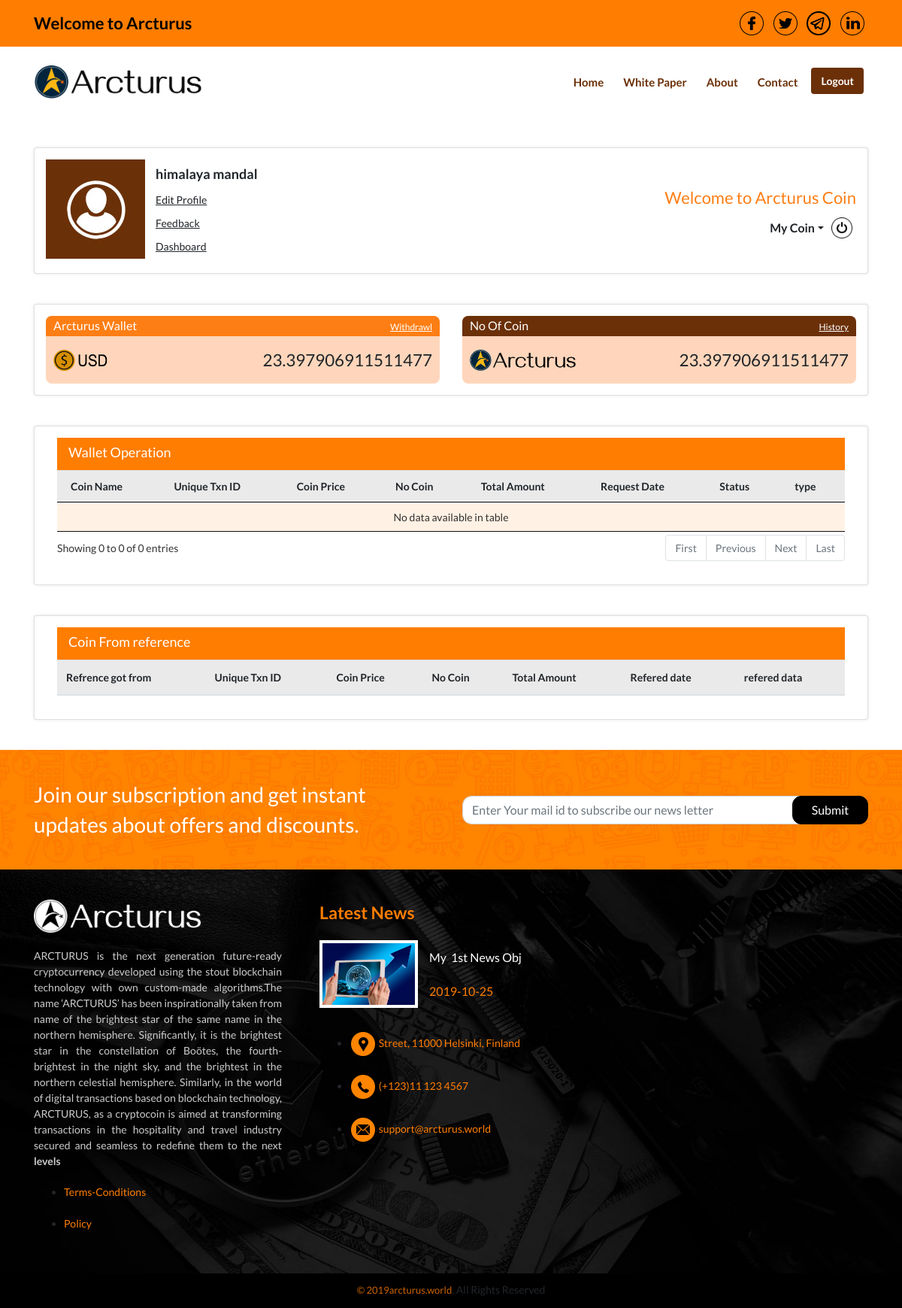
The page /user-wallet-view/ (signed in) on the database its author committed.
### UserApp/models.py (models this page shows, shortened)
class UserAccountCoin(models.Model):
    email = models.EmailField(primary_key=True)
    no_of_coin = models.FloatField(default=0)
    refercoin=models.FloatField(default=0)

### AdminApp/models.py (models this page shows)
class FooterCMS(models.Model):
    footer_uni_key = models.SmallIntegerField(primary_key=True)
    FooterContent = models.TextField()
    FooterAddress = models.TextField()
    FooterPhone = models.TextField()
    FooterMail = models.TextField()

class LatestNewsCMS(models.Model):
    news_uni_key = models.SmallIntegerField(primary_key=1)
    LatestNewsImg1 = models.ImageField(upload_to='CMS/Latest News/')
    LatestNewsContent1 = models.TextField()
    LatestNewsDate1 = models.TextField()

class CopyRightCMS(models.Model):
    uni_key = models.SmallIntegerField(primary_key=1)
    copyRightData = models.TextField()

### UserApp/views.py (the view)
# urls.py: path('user-wallet-view/', views.UserWalletPage, name="UserWalletView"),
def UserWalletPage(request):
    try:
        user_id = request.session['user_id']
        coin_req_obj = CoinRequest.objects.all().filter(user_mail=user_id)
        u_obj = UsersDetail.objects.get(email=user_id)
        u_name = u_obj.first_name + " " + u_obj.last_name
        no_of_coin_obj = UserAccountCoin.objects.get(email=user_id)
        temp_val = no_of_coin_obj.no_of_coin
        c_obj = CoinPrice.objects.get(id=1)
        coin_price = c_obj.price_in_usd
        noCoin = temp_val/coin_price
        total_amount=temp_val*coin_price
        logged_in = True
        footerObj = FooterCMS.objects.get(footer_uni_key=1)
        CopyObj = CopyRightCMS.objects.get(uni_key=1)
        NewsObj = LatestNewsCMS.objects.get(news_uni_key=1)
        SocialMObj = SocialMedialCMS.objects.get(social_uni_key=1)
        try:
            UImgObj = UserProfileImage.objects.get(user_mail=user_id)
        except Exception as e:
            exc = e
            print(''.join(traceback.format_exception(None, exc, exc.__traceback__)))
            print("*"*60)
            UImgObj = False
        context = {'logged_in': logged_in, 'u_name': u_name, 'footerObj': footerObj, 'coin_req_obj': coin_req_obj,\
             'no_of_coin_obj': no_of_coin_obj , 'noCoin': temp_val, 'CopyObj': CopyObj, 'NewsObj': NewsObj,\
             'SocialMObj': SocialMObj,'UImgObj': UImgObj,'total_amount':total_amount}
        return render(request,'UserApp/user-wallet.html', context=context)
    except Exception as e:
        exc = e
        print(''.join(traceback.format_exception(None, exc, exc.__traceback__)))
        print("*"*60)
        return UserIndex(request)

### UserApp/templates/UserApp/user-wallet.html (shortened to what this page needs)
{% load static %}
<!DOCTYPE html>
<html lang="en">
<head>
<link rel="stylesheet" type="text/css" href="{% static 'UserApp/assets/css/font-awesome.css' %}">
<link rel="stylesheet" type="text/css" href="{% static 'UserApp/assets/css/icofont.css' %}">
<link rel="stylesheet" type="text/css" href="{% static 'UserApp/assets/css/bootstrap.css' %}">
<link rel="stylesheet" type="text/css" href="{% static 'UserApp/assets/css/animations.css' %}">
<link rel="stylesheet" type="text/css" href="{% static 'UserApp/assets/css/bootstrap-social.css' %}">
<link rel="stylesheet" type="text/css" href="{% static 'UserApp/assets/css/owl.carousel.css' %}">
<link rel="stylesheet" type="text/css" href="{% static 'UserApp/assets/css/owl.theme.default.css' %}">
<link rel="stylesheet" type="text/css" href="{% static 'UserApp/assets/css/highcharts.css' %}">
<link rel="stylesheet" type="text/css" href="{% static 'UserApp/assets/css/jquery.dataTables.min.css' %}">
<link rel="stylesheet" type="text/css" href="{% static 'UserApp/assets/css/responsive.dataTables.min.css' %}">
<link rel="stylesheet" type="text/css" href="{% static 'UserApp/assets/css/responsive.bootstrap4.min.css' %}">
<link rel="stylesheet" type="text/css" href="{% static 'UserApp/assets/css/bootstrap-datepicker.min.css' %}">
<link rel="stylesheet" type="text/css" href="{% static 'UserApp/assets/css/bootstrap-timepicker.min.css' %}">
<link rel="stylesheet" type="text/css" href="{% static 'UserApp/assets/css/bootstrap-colorpicker.min.css' %}">
<link rel="stylesheet" type="text/css" href="{% static 'UserApp/assets/css/theme.css' %}">
<link rel="stylesheet" type="text/css" href="{% static 'UserApp/assets/css/theme-query.css' %}">
</head>
<body role="document">
<div class="container-fluid bg-header-top">
	<div class="container pad10T pad10B">
    	<div class="row">
            <div class="col-md-6 text-left-to-center pad5T pad5B">
                <span class="header-top-text">Welcome to Arcturus</span>
            </div>
            <div class="col-md-6 text-right-to-center pad5T pad5B">
					<a href="{{SocialMObj.facebook_link|safe}}" class="top-socila-icon">
							<img src="{% static 'UserApp/assets/img/icon-social-fb.png' %}" width="32" height="32" alt=""/>
						</a>
						<a href="{{SocialMObj.twitter_link|safe}}" class="top-socila-icon">
							<img src="{% static 'UserApp/assets/img/icon-social-tw.png' %}" width="32" height="32" alt=""/>
						</a>
						<a href="{{SocialMObj.googleplus|safe}}" class="top-socila-icon">
							<img src="{% static 'UserApp/assets/img/icon-social-gp.png' %}" width="32" height="32" alt=""/>
						</a>
						<a href="{{SocialMObj.linkedin|safe}}" class="top-socila-icon">
							<img src="{% static 'UserApp/assets/img/icon-social-in.png' %}" width="32" height="32" alt=""/>
						</a>
            </div>
        </div>
    </div>
</div>
<div class="container pad0L pad0R">
	<nav class="navbar navbar-expand-lg bg-white navbar-light pad20T pad20B">
        <a class="navbar-brand" href="#">
            <img src="{% static 'UserApp/assets/img/logo-color.png' %}" width="222" alt="" class="img-fluid"/>
        </a>
        <div class="collapse navbar-collapse" id="navbar">
			<ul class="navbar-nav ml-auto">
                <li class="nav-item mrg5A active">
                    <a class="nav-link" href="{% url 'UserCoinStatus' %}">Home</a>
                </li>
                <li class="nav-item mrg5A">
						<a class="nav-link" href="{% url 'white' %}">White Paper</a>
                </li>
                <li class="nav-item mrg5A">
                    <a class="nav-link" href="{% url 'Userabout' %}">About</a>
                </li>
                <li class="nav-item mrg5A">
                    <a class="nav-link" href="{% url 'UserContact' %}">Contact</a>
				</li>
				<li class="nav-item mrg5A">
					{% if logged_in %}
					<a href="{% url 'UserLogout' %}" class="btn btn-navbar-brown">Logout</a>
					{% endif %}
				</li>
            </ul>
        </div>
    </nav>
</div>
<div class="container-fluid pad20T pad20B">
	<div class="container">
		<div class="row pad20T pad20B">
			<div class="col">
				<div class="card upload-card">
					<div class="row">
						<div class="col-md-6">
							<div class="profile-table">
								<div class="profile-col">
									<div class="image-warp">
										<a href="#" class="image">
											{% if not UImgObj %}
											<img src="{% static 'UserApp/assets/img/upload-01.jpg' %}" alt="">
											{% else %}
											<img src="{{UImgObj.UImg.url}}" alt="" height="140" width="130">
											{% endif %}
										</a>
									</div>
								</div>
								<div class="profile-col">
									<div class="top">{{u_name}}</div>
									<div class="link">
										<a href="{% url 'UserProfileSettingPage' %}"><u>Edit Profile</u></a>
									</div>
									<div class="link">
										<a href="{% url 'UserFeedback' %}"><u>Feedback</u></a>
									</div>
									<div class="link">
										<a href="{% url 'Userindex' %}"><u>Dashboard</u></a>
									</div>
								</div>
							</div>
						</div>
						<div class="col-md-6 text-right-to-left">
							<div class="prifile-welcome pad40T">Welcome to Arcturus Coin</div>
							<div class="profile-action">
								<ul class="profile-list">
									<li class="dropdown">
										<a href="#" class="dropdown-toggle" data-toggle="dropdown">My Coin</a>
									</li>
									<li>
										<a href="{% url 'UserLogout' %}">
											<img src="{% static 'UserApp/assets/img/icon-power.png' %}" width="28" height="28" alt=""/>
										</a>
									</li>
								</ul>
							</div>
						</div>
					</div>
				</div>
			</div>
		</div>
		<div class="row pad20T pad20B">
				<div class="col">
					<div class="card upload-card pad0T pad0B">
						<div class="row">
							<div class="col-lg-6 mrg15T mrg15B">
								<div class="info-panel-container">
									<div class="header">
										<div class="row align-items-center">
											<div class="col">Arcturus Wallet</div>
											<div class="col text-right">
												<a href="{% url 'UserWalletWithdrawlUrl' %}">Withdrawl</a>
											</div>
										</div>
									</div>
									<div class="body">
										<div class="row align-items-center">
											<div class="col">
												<img src="{% static 'UserApp/assets/img/logo-color-usd.png' %}" width="141" class="img-fluid" alt=""/>
											</div>
											<div class="col">{{total_amount}}</div>
										</div>
									</div>
								</div>
							</div>
							<div class="col-lg-6 mrg15T mrg15B">
								<div class="info-panel-container">
									<div class="header bg-brown">
										<div class="row align-items-center">
											<div class="col">No Of Coin</div>
											<div class="col text-right">
												<a href="{% url 'UserWalletView' %}">History</a>
											</div>
										</div>
									</div>
									<div class="body">
										<div class="row align-items-center">
											<div class="col">
												<img src="{% static 'UserApp/assets/img/logo-color.png' %}" width="141" class="img-fluid" alt=""/>
											</div>
											<div class="col">{{noCoin}}</div>
										</div>
									</div>
								</div>
							</div>
						</div>
					</div>
				</div>
			</div>
		<div class="row pad20T pad20B">
			<div class="col">
				<div class="card upload-card">
					<div class="row justify-content-center pad15L pad15R" align="center">
						<div class="col profile-info">
							<div class="table-header">Wallet Operation</div>
							<table width="100%" class="profile-table table table-bordered2 table-striped table-responsive" id="profile-table">
								<thead>
									<tr>
										<th>Coin Name</th>
										<th>Unique Txn ID</th>
										<th>Coin Price</th>
										<th>No Coin</th>
										<th>Total Amount</th>
										<th>Request Date</th>
										<th>Status</th>
										<th>type</th>
									</tr>
								</thead>
								<tbody>
								</tbody>
							</table>
						</div>
					</div>
				</div>
			</div>
		</div>
		<div class="row pad20T pad20B">
			<div class="col">
				<div class="card upload-card">
					<div class="row justify-content-center pad15L pad15R" align="center">
						<div class="col profile-info">
							<div class="table-header">Coin From reference</div>
							<table width="100%" class="profile-table table table-bordered2 table-striped table-responsive" id="profile-table">
								<thead>
									<tr>
										<th>Refrence got from</th>
										<th>Unique Txn ID</th>
										<th>Coin Price</th>
										<th>No Coin</th>
										<th>Total Amount</th>
										<th>Refered date</th>
										<th>refered data</th>
									</tr>
								</thead>
							</table>
						</div>
					</div>
				</div>
			</div>
		</div>
	</div>
</div>
<div class="container-fluid join-section-bg pad40T pad10B">
	<div class="container">
		<div class="row align-items-center">
			<div class="col-lg-6 mrg30B">
				<div class="join-left-text">Join our subscription and get instant updates about offers and discounts.</div>
			</div>
			<div class="col-lg-6 mrg30B">
				<div class="join-right-input">
					<div class="input-group mb-0">
						<input type="text" name="s_u_val" id="s_u_val" class="form-control" placeholder="Enter Your mail id to subscribe our news letter">
						<div class="input-group-append">
							<span class="input-group-text" onclick="SubcriberFunction()">Submit</span>
						</div>
					</div>
				</div>
			</div>
		</div>
	</div>
</div>
<div class="container-fluid footer-bg-back pad40T pad10B">
	<div class="container">
		<div class="row">
			<div class="col-lg-4 mrg30B">
				<div class="footer-logo">
					<a href="#">
						<img src="{% static 'UserApp/assets/img/logo-bw.png' %}" width="222" class="img-fluid" alt=""/>
					</a>
				</div>
				<div class="footer-logo-mater">
						{{footerObj.FooterContent|safe}}
				</div>
				<ul>
						<li><a href="{% url 'UserTermsConditionsurl' %}">Terms-Conditions</a></li>
						<br>
						<li><a href="{% url 'Userpolicyurl' %}">Policy</a></li>
					</ul>
			</div>
		  	<div class="col-lg-4">
                <div class="footer-heading">Latest News</div>
                <div class="footer-news-container">
						<div class="footer-news-col">
							<div class="image">
								<img src="{{NewsObj.LatestNewsImg1.url}}" width="100%" alt=""/>
							</div>
						</div>
						<div class="footer-news-col">
							<div class="top">{{NewsObj.LatestNewsContent1|safe}}</div>
							<a href="#" class="bot">{{NewsObj.LatestNewsDate1|safe}}</a>
						</div>
					</div>
				<div>
						<ul>
							<li>
								<a href="#">
									<img src="{% static 'UserApp/assets/img/icon-footer-location.png' %}" width="36" height="36" alt=""/>
									<span>{{footerObj.FooterAddress|safe}}</span>
								</a>
							</li>
							<br>
							<li>
								<a href="#">
									<img src="{% static 'UserApp/assets/img/icon-footer-phone.png' %}" width="36" height="36" alt=""/>
									<span>{{footerObj.FooterPhone|safe}}</span>
								</a>
							</li>
							<br>
							<li>
								<a href="#">
									<img src="{% static 'UserApp/assets/img/icon-footer-mail.png' %}" width="36" height="36" alt=""/>
									<span>{{footerObj.FooterMail|safe}}</span>
								</a>
							</li>
						</ul>
					  </div>
            </div>
		</div>
	</div>
</div>
<div class="container-fluid bg-footer-bot">
	<div class="row">
		<div class="col">
			<div class="footer-bot-text">
					<a href="javascript:">{{CopyObj.copyRightData|safe}}</a>
			</div>
		</div>
	</div>
</div>
</body>
</html>

### UserApp/static/UserApp/assets/css/theme-query.css (style rules this page uses)
@media (min-width: 768px) { .text-right-to-center { text-align: right; } }
@media (min-width: 768px) { .text-left-to-center { text-align: left; } }
@media (min-width: 768px) { .text-right-to-left { text-align: right; } }

### rows shown on the page
UserAccountCoin: no_of_coin "23.397906911511477"
FooterCMS: FooterContent "ARCTURUS is the next generation future-ready cryptocurrency developed using the stout blockchain technology with own custom-made algorithms.The name ‘ARCTURUS’ has been inspirationally taken from name of the brightest star of the same name in the northern hemisphere. Significantly, it is the brightest star in the constellation of Boötes, the fourth-brightest in the night sky, and the brightest in the northern celestial hemisphere. Similarly, in the world of digital transactions based on blockchain technology, ARCTURUS, as a cryptocoin is aimed at transforming transactions in the hospitality and travel industry secured and seamless to redefine them to the next levels", FooterAddress "Street, 11000 Helsinki, Finland", FooterPhone "(+123)11 123 4567", FooterMail "support@arcturus.world"
LatestNewsCMS: LatestNewsImg1 (picture), LatestNewsContent1 "My 1st News Obj", LatestNewsDate1 "2019-10-25"
CopyRightCMS: copyRightData "© 2019 arcturus.world , All Rights Reserved"

### other values the page prints
{{ u_name }} "himalaya mandal"
{{ total_amount }} "23.397906911511477"
